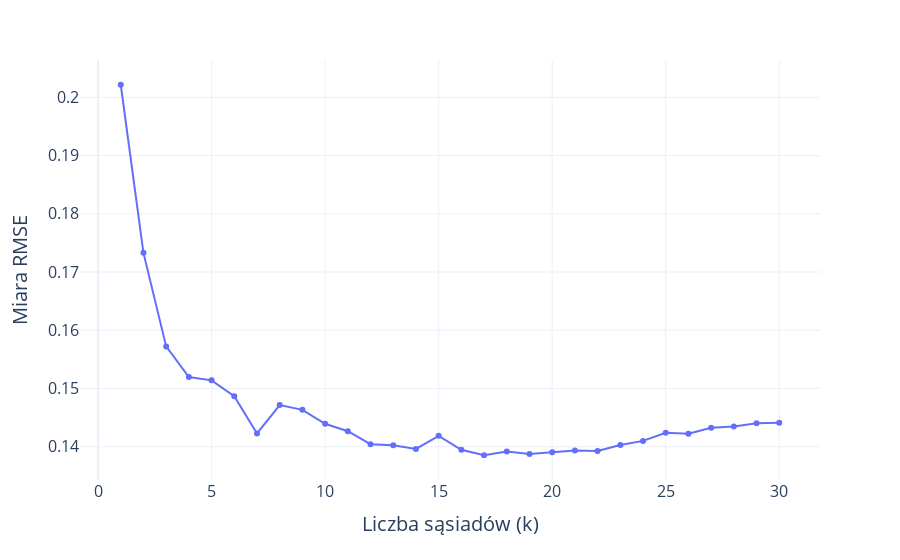

This figure's notebook cell:
### Code cell
#KNN na wszystkich danych
wyn_knn_all=list()
n_range=range(1,31)
for i in n_range:
  kmni_all = KNNImputer(n_neighbors=i)
  kmni=kmni_all.fit_transform(df_nowe[cols])
  wyn_knn_all.append(np.sqrt(mean_squared_error(df_bezna[cols], kmni)))

wyn_knn_all_df=pd.DataFrame(np.column_stack([n_range, wyn_knn_all]), columns=["k","rmse"])

fig = px.line(wyn_knn_all_df, x="k", y="rmse", markers=True, line_shape='linear')

# Dodajemy etykiety i tytuł
fig.update_layout(
    xaxis=dict(
        title='Liczba sąsiadów (k)',
        tickfont=dict(size=16),
        title_font=dict(size=20),
    ),
    yaxis=dict(
        title='Miara RMSE',
        tickfont=dict(size=16),
        title_font=dict(size=20)
    )
)
fig.update_layout(template="plotly_white")

# Wyświetlamy wykres
fig.show()
fig.write_image("../images/knn_all.png", width=1000, height=600, scale=4, format="png")

### Figure 1 — Plotly figure (JSON) as saved in the notebook; plotly's stock layout.template omitted (floating-point values rounded to 4 significant figures)
{"data": [{"hovertemplate": "k=%{x}<br>rmse=%{y}<extra></extra>", "legendgroup": "", "line": {"color": "#636efa", "dash": "solid", "shape": "linear"}, "marker": {"symbol": "circle"}, "mode": "markers+lines", "name": "", "orientation": "v", "showlegend": false, "type": "scatter", "x": [1, 2, 3, 4, 5, 6, 7, 8, 9, 10, 11, 12, 13, 14, 15, 16, 17, 18, 19, 20, 21, 22, 23, 24, 25, 26, 27, 28, 29, 30], "xaxis": "x", "y": [0.2022, 0.1733, 0.1572, 0.152, 0.1514, 0.1487, 0.1423, 0.1472, 0.1463, 0.144, 0.1427, 0.1404, 0.1402, 0.1396, 0.1419, 0.1395, 0.1385, 0.1392, 0.1388, 0.1391, 0.1393, 0.1393, 0.1403, 0.141, 0.1424, 0.1422, 0.1433, 0.1435, 0.144, 0.1441], "yaxis": "y"}], "layout": {"legend": {"tracegroupgap": 0}, "margin": {"t": 60}, "xaxis": {"anchor": "y", "domain": [0, 1], "tickfont": {"size": 16}, "title": {"font": {"size": 20}, "text": "Liczba sąsiadów (k)"}}, "yaxis": {"anchor": "x", "domain": [0, 1], "tickfont": {"size": 16}, "title": {"font": {"size": 20}, "text": "Miara RMSE"}}}}
